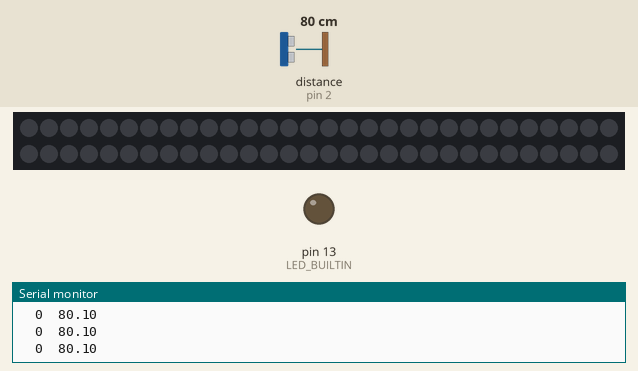
This sketch was run on a simulated Arduino Uno, built with avr-gcc and run on an emulated ATmega328P. Shown: 60 RGB LEDs in strip order, left to right, continuing on the next row, output pins drawn as LEDs (lit = HIGH), the last lines printed to the serial monitor. Wiring (inferred from the names in the program): ultrasonic range finder: trigger pin 3; echo pin 2. The test bench sets the inputs (shaded band); at power-on: distance to the obstacle (sensor on pin 2) 80 cm. The echo pulse lasts 58.3 µs per cm; pins used as bus, display or sensor lines are not drawn.

Above: at 1.2 s.
1.3 s: distance to the obstacle (sensor on pin 2) set to 18 cm
At 1.7 s:
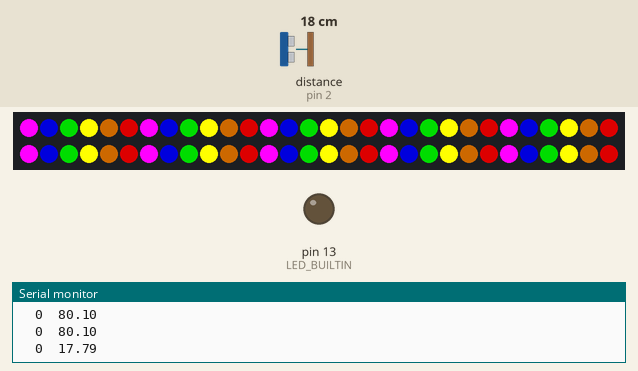
At 2.31 s:
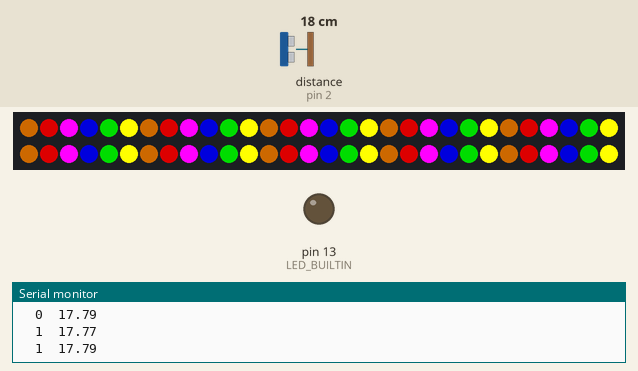
Timing chart, 0 to 4.3 s (numbered marks = the images above; inputs shaded):
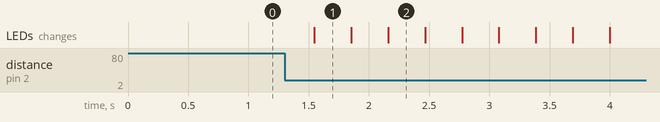

Measured:
- after the input at 1.3 s, the LEDs: change after 0.25 s (image 1)

The sketch:

smartlamp.ino
```cpp
#include <Adafruit_NeoPixel.h>
#define LEDPIN 12
#define NUMBER_PIXELS 60
Adafruit_NeoPixel strip = Adafruit_NeoPixel(NUMBER_PIXELS, LEDPIN, NEO_GRB + NEO_KHZ800);

const unsigned int TrigPin = 3;
const unsigned int EchoPin = 2;
const int minCM = 20;
float cm;
const unsigned int wait = 300;
int i = 0;

unsigned int state = 0;
bool stateChanged = false;

void setup() {
  Serial.begin(9600);
  pinMode(TrigPin, OUTPUT);
  pinMode(EchoPin, INPUT);
  strip.begin();
  pinMode(LED_BUILTIN, OUTPUT);
}

void rainbow(uint16_t i) {
  // we use the modulo function with this
  for (int s = 0; s < NUMBER_PIXELS / 6; s++) {
    strip.setPixelColor((s * 6 + i + 0) % NUMBER_PIXELS, 255, 000, 255);  // indigo
    strip.setPixelColor((s * 6 + i + 1) % NUMBER_PIXELS, 000, 000, 150);  // blue
    strip.setPixelColor((s * 6 + i + 2) % NUMBER_PIXELS, 000, 150, 000);  // green
    strip.setPixelColor((s * 6 + i + 3) % NUMBER_PIXELS, 255, 255, 000);  // yellow
    strip.setPixelColor((s * 6 + i + 4) % NUMBER_PIXELS, 110, 070, 000);  // orange
    strip.setPixelColor((s * 6 + i + 5) % NUMBER_PIXELS, 150, 000, 000);  // red
  }
}

void christmas(uint16_t i) {
  // https://coolors.co/da2c38-226f54-87c38f-f4f0bb-43291f\
  // https://coolors.co/f7f7f0-080712-0031a5-2e3d6a-9badcc
  for (int s = 0; s < NUMBER_PIXELS / 5; s++) {
    strip.setPixelColor((s * 5 + i + 0) % NUMBER_PIXELS, 247, 247, 240);  // baby powder
    strip.setPixelColor((s * 5 + i + 1) % NUMBER_PIXELS, 8, 7, 18);       // rich black
    strip.setPixelColor((s * 5 + i + 2) % NUMBER_PIXELS, 0, 49, 165);     // international klein blue
    strip.setPixelColor((s * 5 + i + 3) % NUMBER_PIXELS, 46, 61, 106);    // delft blue
    strip.setPixelColor((s * 5 + i + 4) % NUMBER_PIXELS, 155, 173, 204);  // powder blue
  }
}

float getCM() {
  // request data from rangefinder
  digitalWrite(TrigPin, LOW);
  delayMicroseconds(2);
  digitalWrite(TrigPin, HIGH);
  delayMicroseconds(10);
  digitalWrite(TrigPin, LOW);

  // echo time is converted into cm
  return (int((pulseIn(EchoPin, HIGH) / 58.0) * 100.0)) / 100.0;
  // Keep two decimal places
}

void loop() {
  cm = getCM();
  Serial.print("\t");
  Serial.print(state);
  Serial.print("\t");
  Serial.println(cm);
  if (cm < minCM && !stateChanged) {  // if cm is less than the trigger point && cm isn't being held low
    state++;
    stateChanged = true;
  } else if (cm >= minCM && stateChanged) {  // if cm goes above trigger point and cm was being held low
    stateChanged = false;
  }

  switch (state) {
    case 1:
      rainbow(i);
      break;
    case 2:
      christmas(i);
      break;
    default:
      state = 0;
      strip.clear();
      break;
  }

  if (state != 0) {
    i++;
    if (i >= NUMBER_PIXELS) {
      i = 0;
    }
  }

  strip.show();
  delay(wait);
}
```
